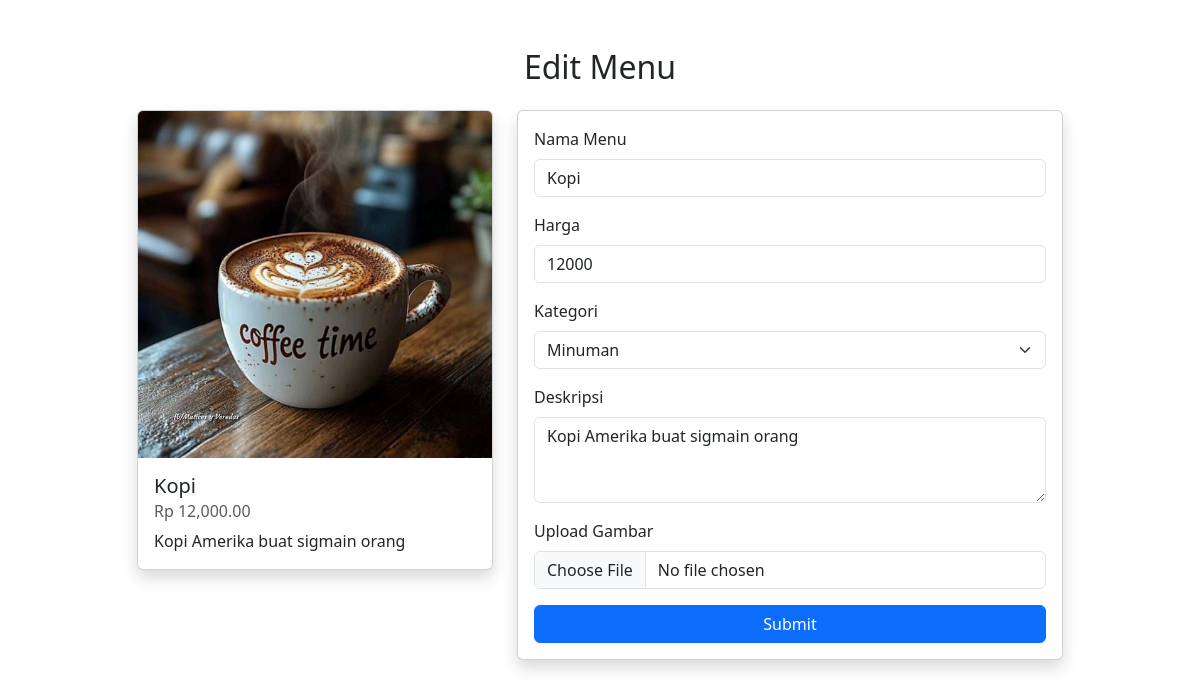
Screenshot of /admin/editmenu.php?edit=2 (signed in) with the database file from the repository.
### tables this page shows
CREATE TABLE `menu` (
  `id_menu` int(11) NOT NULL,
  `name` varchar(100) NOT NULL,
  `description` text DEFAULT NULL,
  `price` bigint(255) NOT NULL,
  `category_id` int(11) DEFAULT NULL,
  `image` varchar(100) DEFAULT NULL
);

### admin/editmenu.php (the view, shortened to what this page needs)
<?php
include '../koneksi.php';
$id = $_GET['edit'];
$query = "SELECT * FROM menu WHERE id_menu = $id";
$data = mysqli_query($conn, $query);
$row = mysqli_fetch_array($data);
?>
<!doctype html>
<html lang="en">
<head>
    <link href="https://cdn.jsdelivr.net/npm/bootstrap@5.3.3/dist/css/bootstrap.min.css" rel="stylesheet">
</head>
<body>
<div class="container mt-5">
    <h2 class="text-center mb-4">Edit Menu</h2>
    <div class="row justify-content-center">
        <div class="col-md-4">
            <div class="card shadow">
                <img src="../assets/img/<?= $row['image'] ?>" class="card-img-top" alt="Gambar Makanan">
                <div class="card-body">
                    <h5 class="card-title"><?= htmlspecialchars($row['name']) ?></h5>
                    <h6 class="card-subtitle mb-2 text-muted">Rp <?= number_format($row['price'], 2) ?></h6>
                    <p class="card-text"><?= htmlspecialchars($row['description']) ?></p>
                </div>
            </div>
        </div>
        <div class="col-md-6">
            <div class="card shadow">
                <div class="card-body">
                    <form action="proces.php" method="POST" enctype="multipart/form-data">
                        <div class="mb-3">
                            <label for="nama" class="form-label">Nama Menu</label>
                            <input type="text" class="form-control" name="nama" id="nama" value="<?= htmlspecialchars($row['name']) ?>" required>
                        </div>
                        <div class="mb-3">
                            <label for="harga" class="form-label">Harga</label>
                            <input type="number" class="form-control" name="harga" id="harga" value="<?= $row['price'] ?>" required>
                        </div>
                        <div class="mb-3">
                            <label for="kategori" class="form-label">Kategori</label>
                            <select class="form-select" name="kategori" id="kategori" required>
                                <option value="2" <?= $row['category_id'] == 2 ? 'selected' : '' ?>>Minuman</option>
                            </select>
                        </div>
                        <div class="mb-3">
                            <label for="deskripsi" class="form-label">Deskripsi</label>
                            <textarea class="form-control" name="deskripsi" id="deskripsi" rows="3" required><?= htmlspecialchars($row['description']) ?></textarea>
                        </div>
                        <div class="mb-3">
                            <label for="image" class="form-label">Upload Gambar</label>
                            <input type="file" class="form-control" name="image" id="image">
                        </div>
                        <button type="submit" name="submitedit" class="btn btn-primary w-100">Submit</button>
                    </form>
                </div>
            </div>
        </div>
    </div>
</div>
</body>
</html>

### rows the page displays
menu: image (picture), name "Kopi", price "12,000.00", description "Kopi Amerika buat sigmain orang", nama "Kopi", harga "12000", kategori "Minuman", deskripsi "Kopi Amerika buat sigmain orang"
